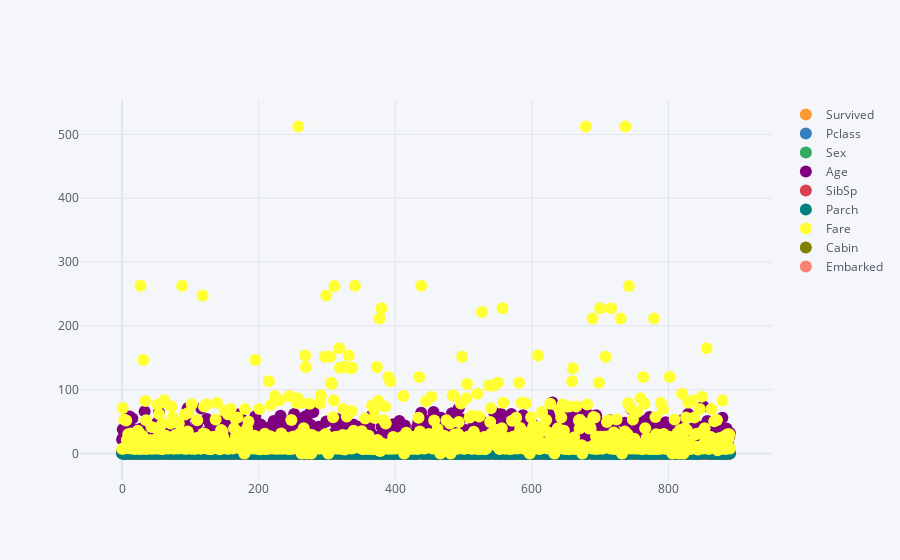

The cell this chart's notebook holds for it:
### Code cell
tnc.iplot(kind="scatter",mode=' markers+text')

### Figure 1 — Plotly figure (JSON) as saved in the notebook; plotly's stock layout.template omitted (floating-point values rounded to 4 significant figures; data arrays with more than 128 entries replaced by an {"elided": "..."} marker saying what was removed)
{"data": [{"line": {"color": "rgba(255, 153, 51, 1.0)", "dash": "solid", "shape": "linear", "width": 1.3}, "marker": {"size": 12, "symbol": "circle"}, "mode": "markers+text", "name": "Survived", "text": "", "type": "scatter", "x": {"elided": "891 int values"}, "y": {"elided": "891 int values"}}, {"line": {"color": "rgba(55, 128, 191, 1.0)", "dash": "solid", "shape": "linear", "width": 1.3}, "marker": {"size": 12, "symbol": "circle"}, "mode": "markers+text", "name": "Pclass", "text": "", "type": "scatter", "x": {"elided": "891 int values"}, "y": {"elided": "891 int values"}}, {"line": {"color": "rgba(50, 171, 96, 1.0)", "dash": "solid", "shape": "linear", "width": 1.3}, "marker": {"size": 12, "symbol": "circle"}, "mode": "markers+text", "name": "Sex", "text": "", "type": "scatter", "x": {"elided": "891 int values"}, "y": {"elided": "891 str values"}}, {"line": {"color": "rgba(128, 0, 128, 1.0)", "dash": "solid", "shape": "linear", "width": 1.3}, "marker": {"size": 12, "symbol": "circle"}, "mode": "markers+text", "name": "Age", "text": "", "type": "scatter", "x": {"elided": "891 int values"}, "y": {"elided": "891 mixed values"}}, {"line": {"color": "rgba(219, 64, 82, 1.0)", "dash": "solid", "shape": "linear", "width": 1.3}, "marker": {"size": 12, "symbol": "circle"}, "mode": "markers+text", "name": "SibSp", "text": "", "type": "scatter", "x": {"elided": "891 int values"}, "y": {"elided": "891 int values"}}, {"line": {"color": "rgba(0, 128, 128, 1.0)", "dash": "solid", "shape": "linear", "width": 1.3}, "marker": {"size": 12, "symbol": "circle"}, "mode": "markers+text", "name": "Parch", "text": "", "type": "scatter", "x": {"elided": "891 int values"}, "y": {"elided": "891 int values"}}, {"line": {"color": "rgba(255, 255, 51, 1.0)", "dash": "solid", "shape": "linear", "width": 1.3}, "marker": {"size": 12, "symbol": "circle"}, "mode": "markers+text", "name": "Fare", "text": "", "type": "scatter", "x": {"elided": "891 int values"}, "y": {"elided": "891 float values"}}, {"line": {"color": "rgba(128, 128, 0, 1.0)", "dash": "solid", "shape": "linear", "width": 1.3}, "marker": {"size": 12, "symbol": "circle"}, "mode": "markers+text", "name": "Cabin", "text": "", "type": "scatter", "x": {"elided": "891 int values"}, "y": {"elided": "891 str values"}}, {"line": {"color": "rgba(251, 128, 114, 1.0)", "dash": "solid", "shape": "linear", "width": 1.3}, "marker": {"size": 12, "symbol": "circle"}, "mode": "markers+text", "name": "Embarked", "text": "", "type": "scatter", "x": {"elided": "891 int values"}, "y": {"elided": "891 str values"}}], "layout": {"legend": {"bgcolor": "#F5F6F9", "font": {"color": "#4D5663"}}, "paper_bgcolor": "#F5F6F9", "plot_bgcolor": "#F5F6F9", "title": {"font": {"color": "#4D5663"}}, "xaxis": {"gridcolor": "#E1E5ED", "showgrid": true, "tickfont": {"color": "#4D5663"}, "title": {"font": {"color": "#4D5663"}, "text": ""}, "zerolinecolor": "#E1E5ED"}, "yaxis": {"gridcolor": "#E1E5ED", "showgrid": true, "tickfont": {"color": "#4D5663"}, "title": {"font": {"color": "#4D5663"}, "text": ""}, "zerolinecolor": "#E1E5ED"}}}
